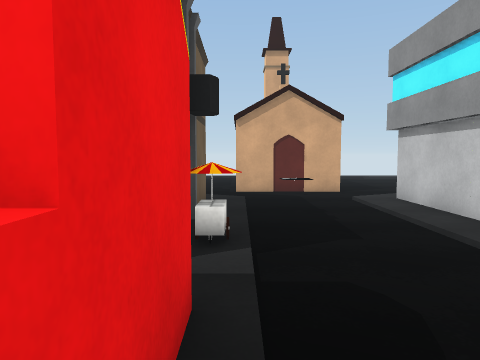
view 1 (above)

13 first-person views from a walk through a Unity game level. The camera is 1.2 m above the floor, tilts 4° down and sees 70° across. The floor is counted in squares, 1 m on a side. Each view is taken from the middle of a square. On the plan, view 1 faces up. The plan holds only what a view shows up to about 14 squares ahead; the rest is blank. Some surface patterns are stand-ins.

view 2
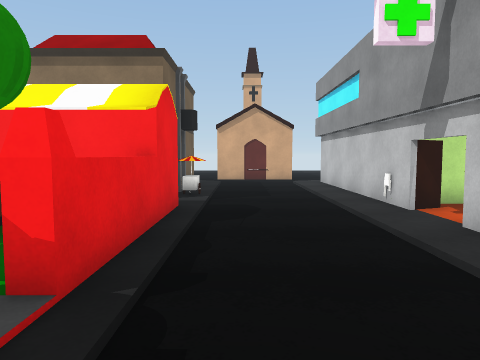

view 3
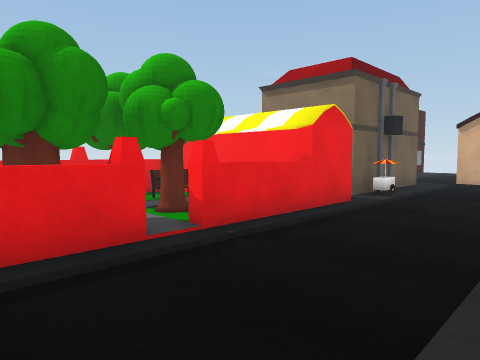

view 4
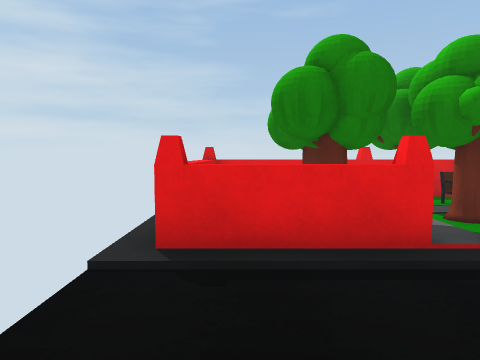

view 5
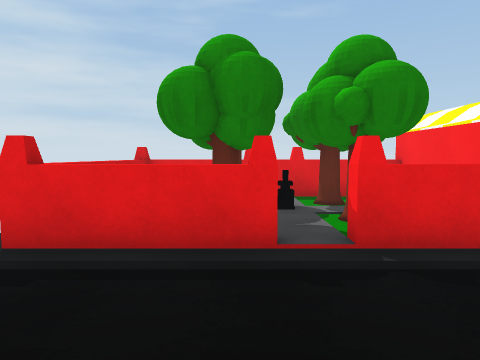

view 6
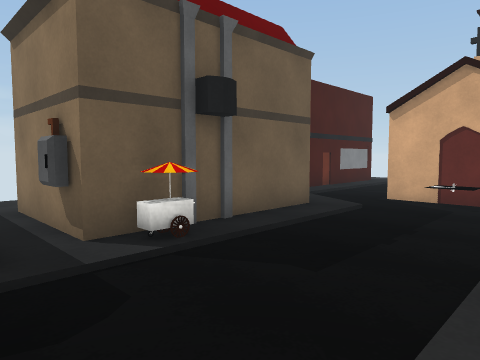

view 7
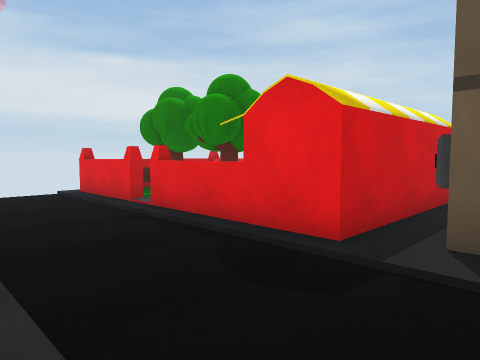

view 8
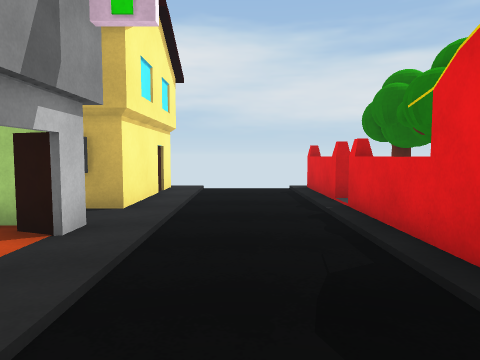

view 9
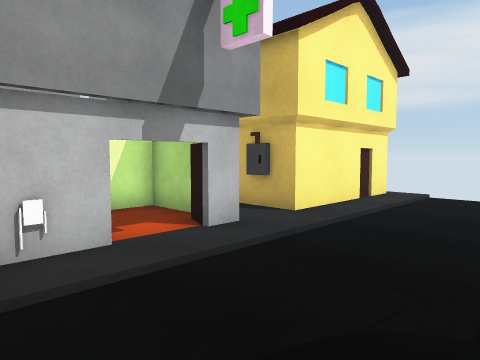

view 10
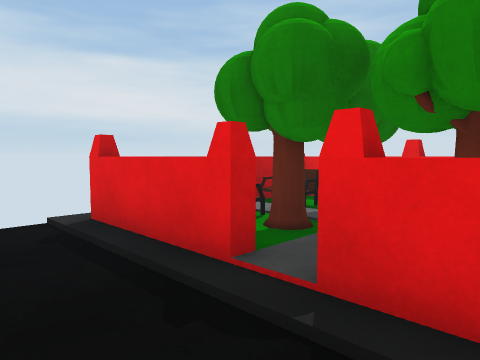

view 11
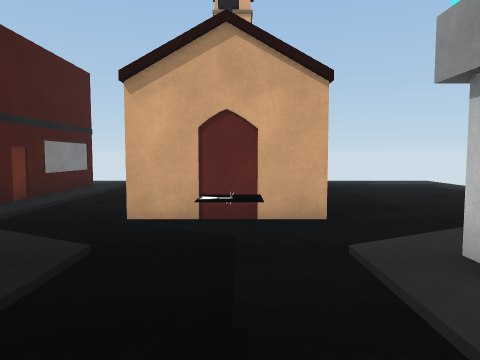

view 12
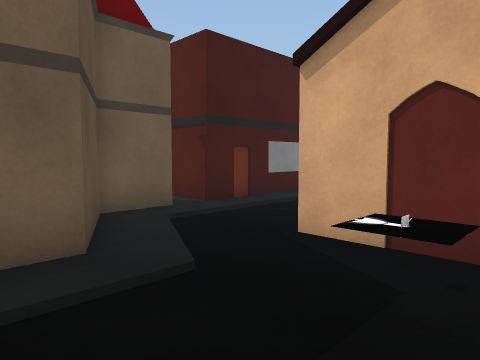

view 13
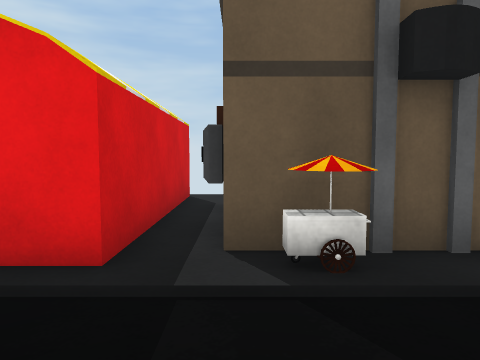

### Floor plan
Key: @ floor where view 1 was taken; # wall or solid block; . floor; = window, fence, low wall or low ledge; ^ raised ledge; T tree; O other object.
Columns run from 7 left of view 1 to 10 right of it. Each row starts with its distance up from view 1.
 20              .....
 19    #..       .....
 18    #..      ......
 17    #..      .....
 16    #...     .....
 15    #...     ....
 14    #...     ...
 13   ##...#####...
 12    #..........
 11    #.....O...
 10    ###......#
  9      ##.....#
  8       #.....#
  7       #.....#
  6       #.....#
  5       #O....#
  4  .#####.....
  3  ...........##
  2 #######.....#
  1  ######.....###
  0  #^^^^^@....###
 -1  #TTT##......
 -2  #T#TT#.....##
 -3  =TT#T......#
 -4  ###TT#.....#
 -5  ###T#=.....#
 -6  #=..==.....#
 -7  ######.....

Positions as (right, up) in squares from view 1, and headings:
1: (0, 0), facing up
2: (1, -5), facing up
3: (4, -6), facing up-left
4: (4, -6), facing left
5: (4, -4), facing left
6: (4, 2), facing up-left
7: (4, 5), facing down-left
8: (2, 5), facing down
9: (0, 4), facing down-right
10: (2, -1), facing down-left
11: (2, 6), facing up
12: (3, 8), facing up-left
13: (3, 4), facing left
